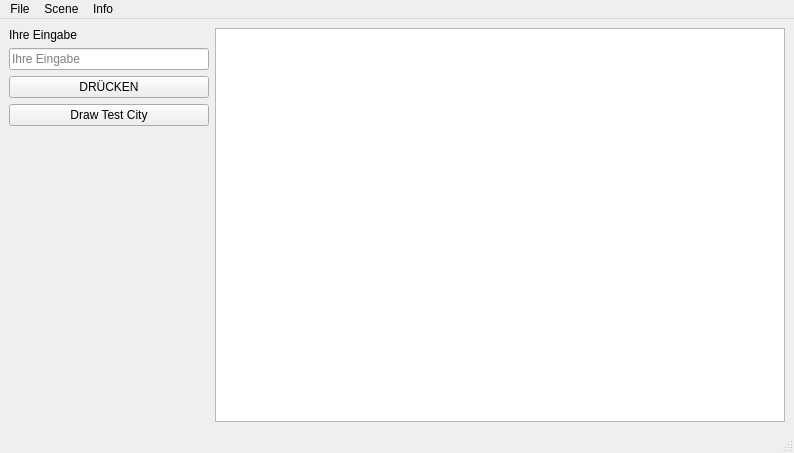
<?xml version="1.0" encoding="UTF-8"?>
<ui version="4.0">
 <class>MainWindow</class>
 <widget class="QMainWindow" name="MainWindow">
  <property name="geometry">
   <rect>
    <x>0</x>
    <y>0</y>
    <width>794</width>
    <height>453</height>
   </rect>
  </property>
  <property name="windowTitle">
   <string>Streetplanner</string>
  </property>
  <widget class="QWidget" name="centralwidget">
   <layout class="QGridLayout" name="gridLayout" columnstretch="0,1" columnminimumwidth="200,0">
    <property name="spacing">
     <number>-1</number>
    </property>
    <item row="0" column="0">
     <widget class="QLabel" name="input_label">
      <property name="text">
       <string>Ihre Eingabe</string>
      </property>
      <property name="textFormat">
       <enum>Qt::AutoText</enum>
      </property>
     </widget>
    </item>
    <item row="1" column="0">
     <widget class="QLineEdit" name="test_lineEdit">
      <property name="placeholderText">
       <string>Ihre Eingabe</string>
      </property>
      <property name="clearButtonEnabled">
       <bool>true</bool>
      </property>
     </widget>
    </item>
    <item row="2" column="0">
     <widget class="QPushButton" name="test_pushButton">
      <property name="toolTip">
       <string>Testet, ob die Eingabe ein Text oder eine Zahl ist</string>
      </property>
      <property name="text">
       <string>DRÜCKEN</string>
      </property>
     </widget>
    </item>
    <item row="4" column="0">
     <spacer name="verticalSpacer">
      <property name="orientation">
       <enum>Qt::Vertical</enum>
      </property>
      <property name="sizeHint" stdset="0">
       <size>
        <width>20</width>
        <height>40</height>
       </size>
      </property>
     </spacer>
    </item>
    <item row="0" column="1" rowspan="5">
     <widget class="QGraphicsView" name="graphicsView"/>
    </item>
    <item row="3" column="0">
     <widget class="QPushButton" name="testCityButton">
      <property name="text">
       <string>Draw Test City</string>
      </property>
     </widget>
    </item>
   </layout>
  </widget>
  <widget class="QStatusBar" name="statusbar"/>
  <widget class="QMenuBar" name="menubar">
   <property name="geometry">
    <rect>
     <x>0</x>
     <y>0</y>
     <width>794</width>
     <height>22</height>
    </rect>
   </property>
   <widget class="QMenu" name="menufi">
    <property name="title">
     <string>File</string>
    </property>
    <addaction name="actionOpen"/>
    <addaction name="actionSave"/>
    <addaction name="separator"/>
    <addaction name="actionExit"/>
   </widget>
   <widget class="QMenu" name="menuScene">
    <property name="title">
     <string>Scene</string>
    </property>
    <addaction name="actionClear_Scene"/>
   </widget>
   <widget class="QMenu" name="menuInfo">
    <property name="title">
     <string>Info</string>
    </property>
    <addaction name="actionAbout"/>
   </widget>
   <addaction name="menufi"/>
   <addaction name="menuScene"/>
   <addaction name="menuInfo"/>
  </widget>
  <action name="actionOpen">
   <property name="enabled">
    <bool>false</bool>
   </property>
   <property name="text">
    <string>Open</string>
   </property>
  </action>
  <action name="actionSave">
   <property name="enabled">
    <bool>false</bool>
   </property>
   <property name="text">
    <string>Save</string>
   </property>
  </action>
  <action name="actionExit">
   <property name="text">
    <string>Exit</string>
   </property>
   <property name="shortcut">
    <string>Alt+E</string>
   </property>
  </action>
  <action name="actionClear_Scene">
   <property name="text">
    <string>Clear Scene</string>
   </property>
   <property name="shortcut">
    <string>Alt+S, Ctrl+S</string>
   </property>
  </action>
  <action name="actionAbout">
   <property name="text">
    <string>About</string>
   </property>
  </action>
 </widget>
 <resources/>
 <connections/>
</ui>
